Frame 1 (no input): blank canvas, image omitted
Frame 60 (no input): blank canvas, image omitted
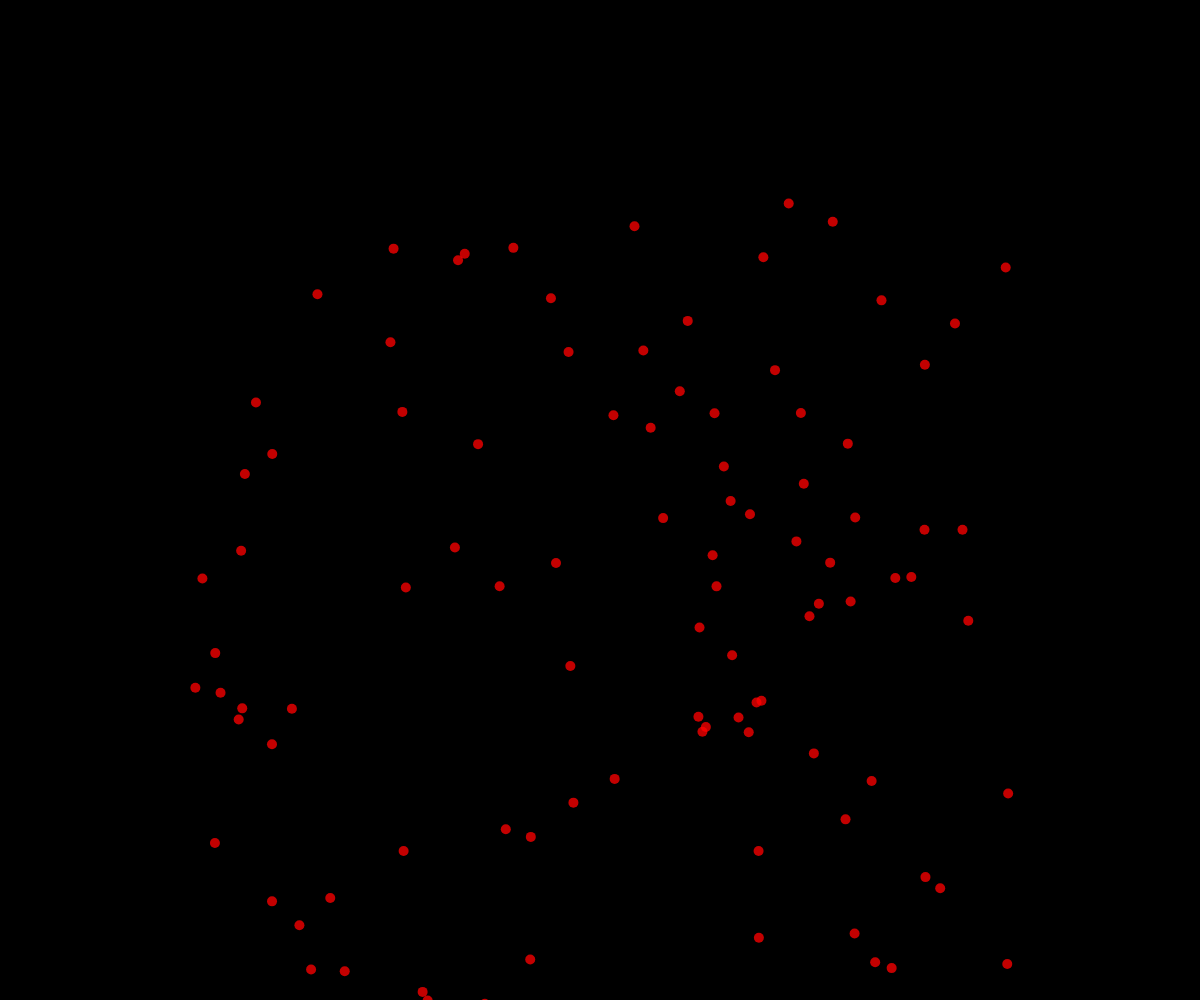
Frame 120 (the mouse pressed at the canvas centre since frame 60)

The p5.js sketch whose frames 1 and 60 were blank and that drew this single picture after the mouse press (run headless with seeded random() and noise() and a simulated clock; from frame 60 on, the mouse is pressed at the canvas centre):

// p5.js sketch
// ── sketch.js
// Fireworks OOP Demo

let theFireworks = [];

function setup() {
  createCanvas(windowWidth, windowHeight);
}

function draw() {
  background("black");

  // for (let particle of theFireworks) {
  for (let i = theFireworks.length-1; i >= 0; i--) {
    let particle = theFireworks[i];
    particle.update();
    if (particle.isDead()) {
      //remove from array
      theFireworks.splice(i, 1);
    }
    else {
      particle.display();
    }
  }
}

function mousePressed() {
  for (let i = 0; i < 100; i++) {
    let dx = random(-5, 5);
    let dy = random(-5, 5);
    let someParticle = new Particle(mouseX, mouseY, dx, dy);
    theFireworks.push(someParticle);
  }
}

class Particle {
  constructor(x, y, dx, dy) {
    this.x = x;
    this.y = y;
    this.dx = dx;
    this.dy = dy;
    this.radius = 5;
    this.r = 255;
    this.g = 0;
    this.b = 0;
    this.alpha = 255;
  }

  display() {
    noStroke();
    fill(this.r, this.g, this.b, this.alpha);
    circle(this.x, this.y, this.radius*2);
  }

  update() {
    //move
    this.x += this.dx;
    this.y += this.dy;

    //get more transparent
    this.alpha--;
    this.dy += 0.05;
    this.dy *= 1.01;
    this.dx *= 1.01;
  }

  isDead() {
    return this.alpha <= 0;
  }
}
